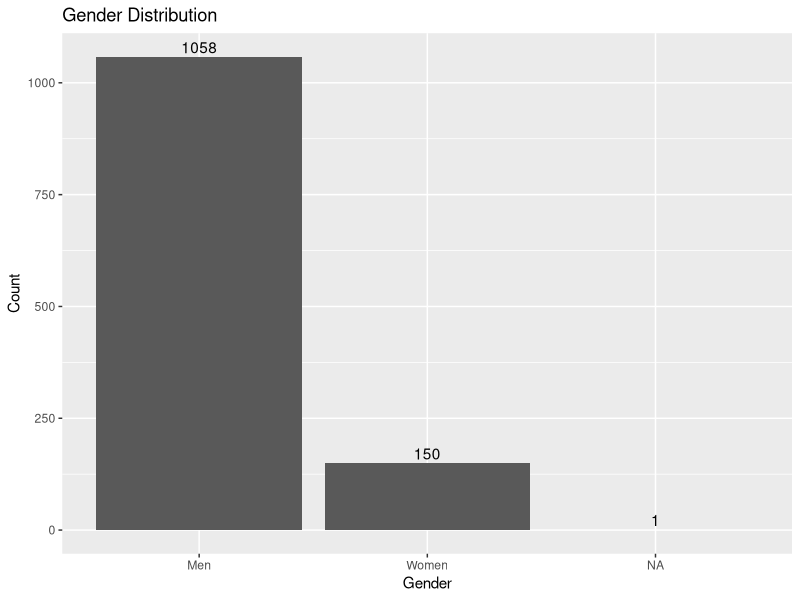
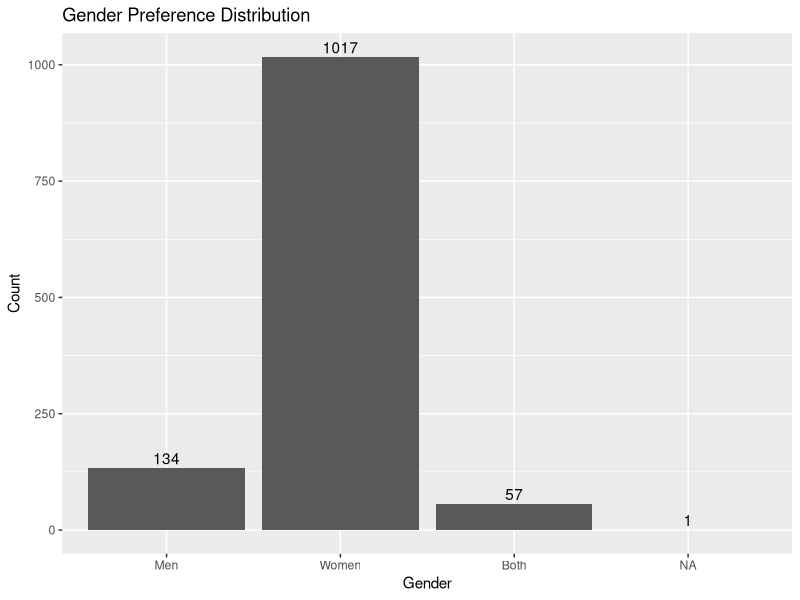
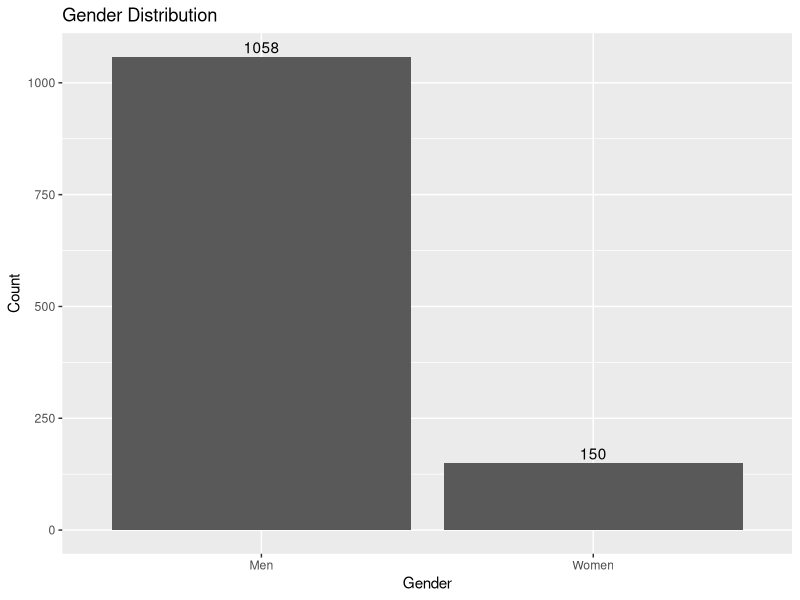
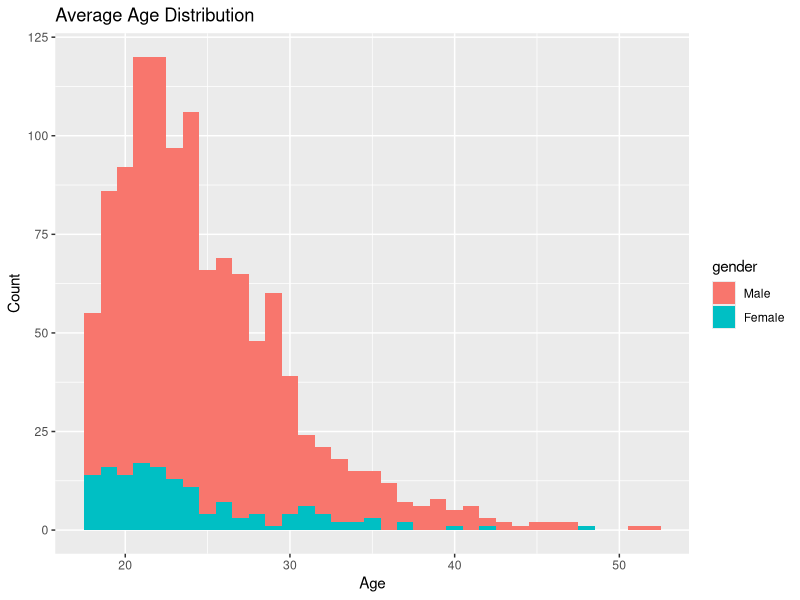
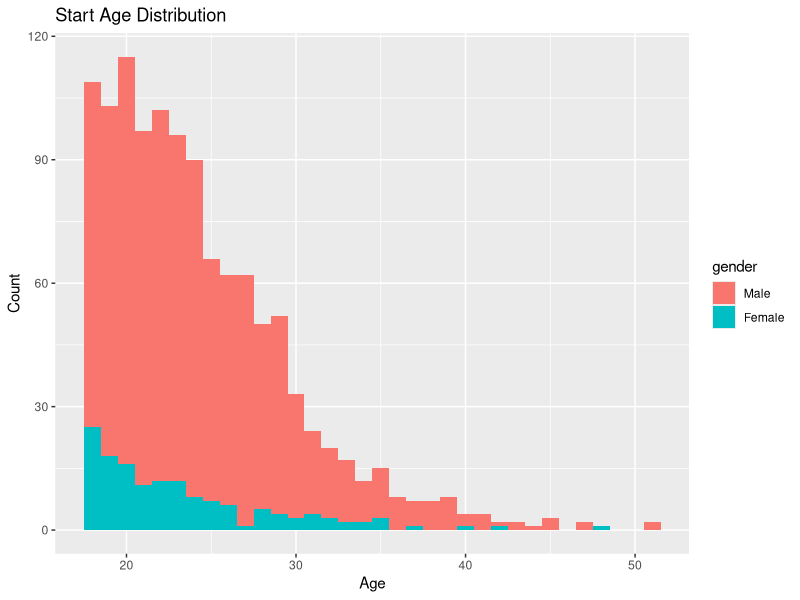
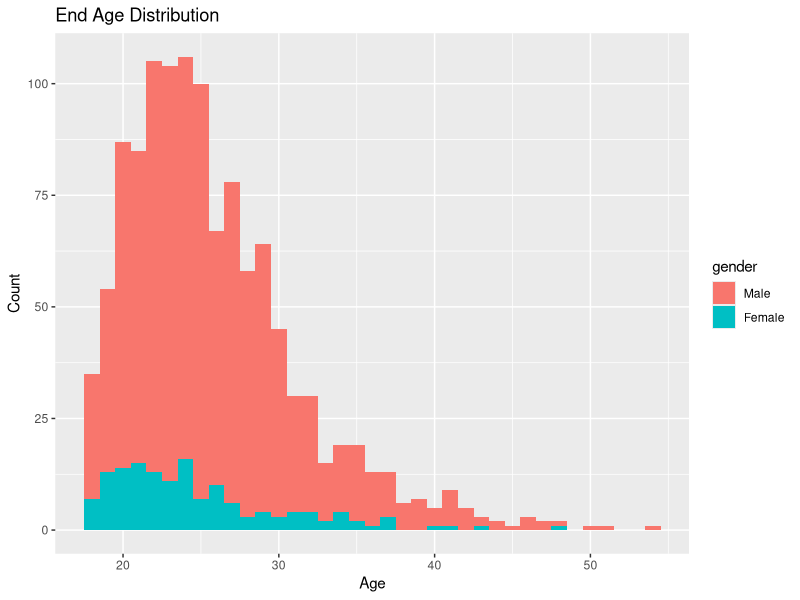
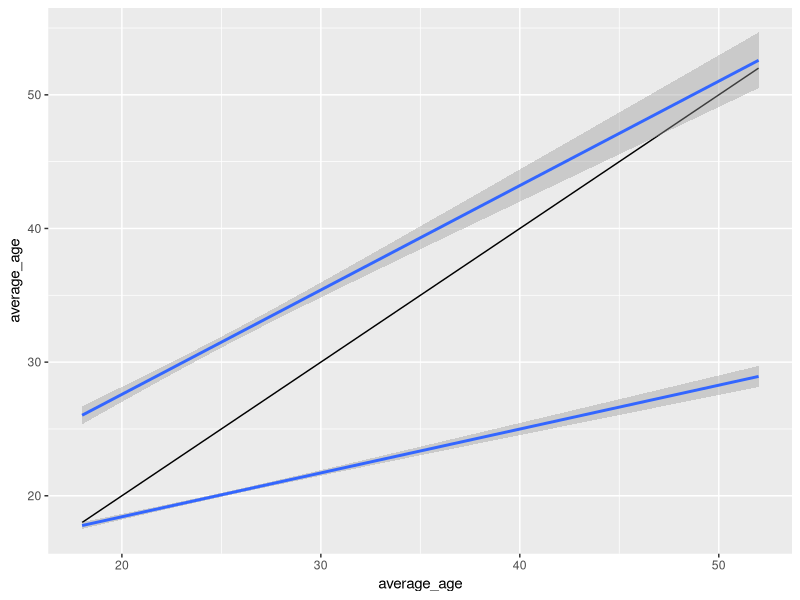
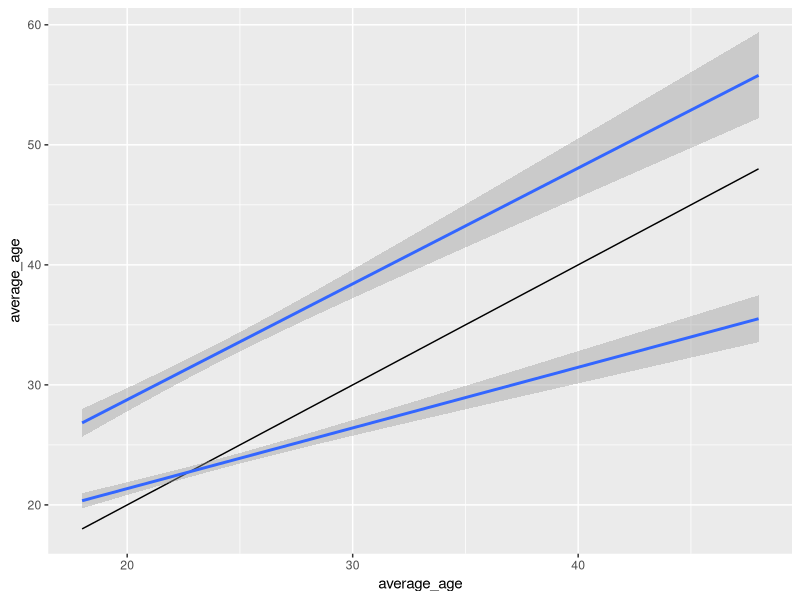

These charts were generated, in order, by the following R code:
## ---- chunk 1
library(tidyverse)
## ---- chunk 2
df <- read_csv("phase_1_raw.csv")
## ---- chunk 3
colnames(df)
## ---- chunk 4
df$gender <- factor(df$gender)
## ---- chunk 5
ggplot(df) +
  geom_bar(aes(x = gender)) + 
  labs(x = "Gender", y = "Count", title = "Gender Distribution") +
  scale_x_discrete(labels = c("0" = "Men", "1" = "Women")) + 
  geom_text(stat='count', aes(x = gender, label=..count..), vjust=-0.3)
## ---- chunk 6
df$interested_in <- factor(df$interested_in)
## ---- chunk 7
ggplot(df) +
  geom_bar(aes(x = interested_in)) + 
  labs(x = "Gender", y = "Count", title = "Gender Preference Distribution") +
  scale_x_discrete(labels = c("0" = "Men", "1" = "Women", "2" = "Both")) + 
  geom_text(stat='count', aes(x = interested_in, label=..count..), vjust=-0.3)
## ---- chunk 8
df <- filter(df, !is.na(gender))
## ---- chunk 9
ggplot(df) +
  geom_bar(aes(x = gender)) + 
  labs(x = "Gender", y = "Count", title = "Gender Distribution") +
  scale_x_discrete(labels = c("0" = "Men", "1" = "Women")) + 
  geom_text(stat='count', aes(x = gender, label=..count..), vjust=-0.3)
## ---- chunk 10
df <- df %>%
  mutate(start_age = as.Date(df$created_date) - birthday) %>%
  mutate(start_age = as.integer(start_age / 365.25)) %>%
  mutate(end_age = as.integer(start_age+days_active / 365.25)) %>%
  mutate(average_age = as.integer((start_age+end_age)/2))
## ---- chunk 11
df <- filter(df, start_age >= 18 & start_age <= 51)
## ---- chunk 12
ggplot(df) +
  geom_histogram(aes(x = average_age, fill = gender), binwidth = 1) +
  labs(x = "Age", y = "Count", title = "Average Age Distribution") + 
  scale_fill_discrete(labels=c('Male', 'Female'))
## ---- chunk 13
ggplot(df) +
  geom_histogram(aes(x = start_age, fill = gender), binwidth = 1) +
  labs(x = "Age", y = "Count", title = "Start Age Distribution") + 
  scale_fill_discrete(labels=c('Male', 'Female'))
## ---- chunk 14
ggplot(df) +
  geom_histogram(aes(x = end_age, fill = gender), binwidth = 1) +
  labs(x = "Age", y = "Count", title = "End Age Distribution") + 
  scale_fill_discrete(labels=c('Male', 'Female'))
## ---- chunk 15
df %>%
  filter(gender == 0) %>%
  mutate(age_filter_max = ifelse(age_filter_max >= 80, NA, age_filter_max)) %>%
  ggplot() + 
  geom_line(aes(x = average_age, y = average_age)) +
  geom_smooth(aes(x = average_age, y = age_filter_min), method='lm', formula= y~x) + 
  geom_smooth(aes(x = average_age, y = age_filter_max), method='lm', formula= y~x)
## ---- chunk 16
df %>%
  filter(gender == 1) %>%
  mutate(age_filter_max = ifelse(age_filter_max >= 80, NA, age_filter_max)) %>%
  ggplot() + 
  geom_line(aes(x = average_age, y = average_age)) +
  geom_smooth(aes(x = average_age, y = age_filter_min), method='lm', formula= y~x) + 
  geom_smooth(aes(x = average_age, y = age_filter_max), method='lm', formula= y~x)
## ---- chunk 17
df <- df %>%
  mutate(match_p = agr_total_matches/(agr_total_likes+agr_total_matches))
## ---- chunk 18
ggplot(df) +
  geom_boxplot(aes(x = gender, y = match_p)) +
  scale_y_continuous(limits = c(0, 0.5)) +
  labs(x = "Gender", y = "Match Probability", title = "Match Probability") +
  scale_x_discrete(labels = c("0" = "Men", "1" = "Women"))
## ---- chunk 19
ggplot(df) +
  geom_violin(aes(x = gender, y = match_p)) +
  scale_y_continuous(limits = c(0, 0.5)) +
  labs(x = "Gender", y = "Match Probability", title = "Match Probability") +
  scale_x_discrete(labels = c("0" = "Men", "1" = "Women"))
## ---- chunk 20
df <- df %>%
  mutate(likes_p = agr_total_likes/(agr_total_likes+agr_total_passes))
## ---- chunk 21
ggplot(df) +
  geom_boxplot(aes(x = gender, y = likes_p)) +
  labs(x = "Gender", y = "Like Percentage", title = "Like Percentage") +
  scale_x_discrete(labels = c("0" = "Men", "1" = "Women"))
## ---- chunk 22
ggplot(df) +
  geom_violin(aes(x = gender, y = likes_p)) +
  labs(x = "Gender", y = "Like Percentage", title = "Like Percentage") +
  scale_x_discrete(labels = c("0" = "Men", "1" = "Women"))
## ---- chunk 23
filter(df, gender == 0) %>%
  ggplot() +
  geom_smooth(aes(x = average_age, y = match_p))
## ---- chunk 24
filter(df, gender == 1) %>% 
  ggplot() +
  geom_smooth(aes(x = average_age, y = match_p), color = "red")
## ---- chunk 25
filter(df, gender == 0) %>%
ggplot() +
  geom_smooth(aes(x = average_age, y = likes_p))
## ---- chunk 26
filter(df, gender == 1) %>%
ggplot() +
  geom_smooth(aes(x = average_age, y = likes_p), color = "red")
## ---- chunk 27
ggplot(df, aes(x = days_active, y = agr_total_app_opens)) +
  geom_point() +
  geom_smooth(se = FALSE)
## ---- chunk 28
ggplot(df, aes(x = days_active, y = match_p)) +
  geom_point() +
  geom_smooth(se = FALSE)
## ---- chunk 29
ggplot(df, aes(x = days_active, y = likes_p)) +
  geom_point() +
  geom_smooth(se = FALSE)
## ---- chunk 30
ggplot(df, aes(x = agr_total_app_opens, y = match_p)) +
  geom_point() +
  geom_smooth(method = "lm", se = FALSE) +
  labs(title = "Scatter Plot with Regression Line")
## ---- chunk 31
ggplot(df, aes(x = agr_total_app_opens, y =likes_p)) +
  geom_point() +
  geom_smooth(method = "lm", se = FALSE) +
  labs(title = "Scatter Plot with Regression Line")
## ---- chunk 32
df <- df %>%
  mutate(sent_recieved_ratio = agr_total_messages_sent/agr_total_messages_recieved)
## ---- chunk 33
ggplot(df) +
  geom_boxplot(aes(x = gender, y = sent_recieved_ratio)) + 
  scale_y_continuous(limits = c(0,2))
## ---- chunk 34
ggplot(df) +
  geom_violin(aes(x = gender, y = sent_recieved_ratio)) + 
  scale_y_continuous(limits = c(0,2))
## ---- chunk 35
ggplot(df, aes(x = match_p, y = sent_recieved_ratio)) +
  geom_smooth(method='lm', formula= y~x) +
  scale_y_continuous(limits = c(0,2))
## ---- chunk 36
filter(df, gender == 0) %>%
ggplot(aes(x = match_p, y = sent_recieved_ratio)) +
  geom_smooth(method='lm', formula= y~x) +
  scale_y_continuous(limits = c(0,2))
## ---- chunk 37
filter(df, gender == 1) %>%
ggplot(aes(x = match_p, y = sent_recieved_ratio)) +
  geom_smooth(method='lm', formula= y~x, color = "red") +
  scale_y_continuous(limits = c(0,2))
## ---- chunk 38
ggplot(df, aes(x = likes_p, y = sent_recieved_ratio)) +
  geom_smooth(method='lm', formula= y~x) +
  scale_y_continuous(limits = c(0,2))
## ---- chunk 39
filter(df, gender == 0) %>%
ggplot(aes(x = likes_p, y = sent_recieved_ratio)) +
  geom_smooth(method='lm', formula= y~x) +
  scale_y_continuous(limits = c(0,2))
## ---- chunk 40
filter(df, gender == 1) %>%
ggplot(aes(x = likes_p, y = sent_recieved_ratio)) +
  geom_smooth(method='lm', formula= y~x) +
  scale_y_continuous(limits = c(0,2))
## ---- chunk 41
df <- mutate(df, conversation_match_ratio = number_of_conversations/agr_total_matches)
## ---- chunk 42
ggplot(df) +
  geom_boxplot(aes(x = gender, y = conversation_match_ratio)) +
  scale_y_continuous(limits = c(0,2))
## ---- chunk 43
ggplot(df, aes(x = match_p, y = conversation_match_ratio)) +
  geom_smooth(method = "lm", formula= y~x)
## ---- chunk 44
df <- mutate(df, one_message_p = number_of_one_message_conversations/number_of_conversations)
## ---- chunk 45
ggplot(df) +
  geom_boxplot(aes(x = gender, y = one_message_p))
## ---- chunk 46
ggplot(df, aes(x = match_p, y = conversation_match_ratio)) +
  geom_smooth(method = "lm", formula= y~x)
## ---- chunk 47
ggplot(df) +
  geom_violin(aes(x = gender, y = one_message_p))
## ---- chunk 48
ggplot(df, aes(x = match_p, y = one_message_p)) +
  geom_smooth(method = "lm", formula= y~x) +
  scale_y_continuous(limits = c(0,0.5))
## ---- chunk 49
filter(df, gender == 1) %>%
  ggplot(aes(x = match_p, y = one_message_p)) +
  geom_smooth(method = "lm", formula= y~x) +
  scale_y_continuous(limits = c(0,0.5))
## ---- chunk 50
filter(df, gender == 0) %>%
  ggplot(aes(x = match_p, y = one_message_p)) +
  geom_smooth(method = "lm", formula= y~x) +
  scale_y_continuous(limits = c(0,0.5))
## ---- chunk 51
ggplot(df, aes(x = likes_p, y = one_message_p)) +
  geom_smooth(method = "lm", formula= y~x) +
  scale_y_continuous(limits = c(0,0.5))
## ---- chunk 52
filter(df, gender == 0) %>%
  ggplot(aes(x = likes_p, y = one_message_p)) +
  geom_smooth(method = "lm", formula= y~x) +
  scale_y_continuous(limits = c(0,0.5))
## ---- chunk 53
filter(df, gender == 1) %>%
  ggplot(aes(x = likes_p, y = one_message_p)) +
  geom_smooth(method = "lm", formula= y~x) +
  scale_y_continuous(limits = c(0,0.5))
## ---- chunk 54
ggplot(df, aes(x = average_age, y = average_conversation_length)) +
  geom_smooth() +
  geom_point() +
  scale_y_continuous(limits = c(0,20))
## ---- chunk 55
ggplot(df) + 
  geom_boxplot(aes(x = gender, y = average_conversation_length)) +
  scale_y_continuous(limits = c(0, 50))
## ---- chunk 56
ggplot(df) + 
  geom_violin(aes(x = gender, y = average_conversation_length)) +
  scale_y_continuous(limits = c(0, 50))
## ---- chunk 57
ggplot(df, aes(x = match_p, y = average_conversation_length)) +
  geom_smooth(method = "lm", formula= y~x)
## ---- chunk 58
filter(df, gender == 0) %>%
ggplot(aes(x = match_p, y = average_conversation_length)) +
  geom_smooth(method = "lm", formula= y~x)
## ---- chunk 59
filter(df, gender == 1) %>%
ggplot(aes(x = match_p, y = average_conversation_length)) +
  geom_smooth(method = "lm", formula= y~x)
## ---- chunk 60
ggplot(df, aes(x = likes_p, y = average_conversation_length)) +
  geom_smooth(method = "lm", formula= y~x)
## ---- chunk 61
filter(df, gender == 0) %>%
  ggplot(aes(x = likes_p, y = average_conversation_length)) +
  geom_smooth(method = "lm", formula= y~x)
## ---- chunk 62
filter(df, gender == 1) %>%
  ggplot(aes(x = match_p, y = average_conversation_length)) +
  geom_smooth(method = "lm", formula= y~x)
## ---- chunk 63
ggplot(df) + 
  geom_boxplot(aes(x = gender, y = average_conversation_length_days)) +
  scale_y_continuous(limits = c(0, 10))
## ---- chunk 64
ggplot(df) + 
  geom_violin(aes(x = gender, y = average_conversation_length_days)) +
  scale_y_continuous(limits = c(0, 50))
## ---- chunk 65
ggplot(df, aes(x = match_p, y = average_conversation_length_days)) +
  geom_smooth(method = "lm", formula= y~x)
## ---- chunk 66
filter(df, gender == 0) %>%
ggplot(aes(x = match_p, y = average_conversation_length_days)) +
  geom_smooth(method = "lm", formula= y~x)
## ---- chunk 67
filter(df, gender == 1) %>%
ggplot(aes(x = match_p, y = average_conversation_length_days)) +
  geom_smooth(method = "lm", formula= y~x) 
## ---- chunk 68
ggplot(df, aes(x = likes_p, y = average_conversation_length_days)) +
  geom_smooth(method = "lm", formula= y~x)
## ---- chunk 69
filter(df, gender == 0) %>%
  ggplot(aes(x = likes_p, y = average_conversation_length_days)) +
  geom_smooth(method = "lm", formula= y~x)
## ---- chunk 70
filter(df, gender == 1) %>%
  ggplot(aes(x = match_p, y = average_conversation_length_days)) +
  geom_smooth(method = "lm", formula= y~x)
## ---- chunk 71
df <- mutate(df, ghosting_p = ghostings_after_initial_message/number_of_conversations)
## ---- chunk 72
ggplot(df) +
  geom_boxplot(aes(x = gender, y = ghosting_p))
## ---- chunk 73
ggplot(df) +
  geom_violin(aes(x = gender, y = ghosting_p))
## ---- chunk 74
ggplot(df, aes(x = match_p, y = ghosting_p)) +
  geom_smooth(method = "lm", formula= y~x)
## ---- chunk 75
filter(df, gender == 0) %>%
  ggplot(aes(x = match_p, y = ghosting_p)) +
  geom_smooth(method = "lm", formula= y~x)
## ---- chunk 76
filter(df, gender == 1) %>%
  ggplot(aes(x = match_p, y = ghosting_p)) +
  geom_smooth(method = "lm", formula= y~x)
## ---- chunk 77
jobs_list <- unique(df$job)
## ---- chunk 78
df <- df %>%
  mutate(
    job_category = case_when(
      grepl("Firefighter|Security Officer|Police", job, ignore.case = TRUE) ~ "Emergency & Protective Services",
      grepl("Engineer|Architect|Developer|Designer|Technician|Informatikstudent|Software", job, ignore.case = TRUE) ~ "Tech, Engineering & Design",
      grepl("Consultant|Manager|Entrepreneur|Business|Operations|Trader|Marketing|Sales|Owner|Investor", job, ignore.case = TRUE) ~ "Business & Finance",
      grepl("Student|Intern|Research|PhD|Academic", job, ignore.case = TRUE) ~ "Academic & Intern",
      grepl("Barista|Server|Pizza Maker|Cook", job, ignore.case = TRUE) ~ "Food Service",
      grepl("Media Analyst|Video Editor|Motion Designer|Content marketing consultant|Photographer", job, ignore.case = TRUE) ~ "Media, Arts & Entertainment",
      grepl("Analyst|Data|IT|Quant|Computer", job, ignore.case = TRUE) ~ "Data & IT",
      grepl("Teacher|Educator|Instructor|Tutor|Lecturer|Speech pathologist", job, ignore.case = TRUE) ~ "Education & Instruction",
      grepl("Medical|Physician|Dental|Healthcare|Nurse", job, ignore.case = TRUE) ~ "Healthcare",
      is.na(job) ~ "None",
      TRUE ~ "Other"
    )
  )
## ---- chunk 79
df %>%
  filter(gender == 0) %>%
  group_by(job_category) %>%
  summarise(match_p = mean(match_p, na.rm = TRUE), count = n()) %>%
  ggplot(aes(x = job_category, y = match_p)) +
  geom_col() +
  geom_text(aes(label = count), vjust = -0.5)
## ---- chunk 80
df %>%
  filter(gender == 1) %>%
  group_by(job_category) %>%
  summarise(match_p = mean(match_p, na.rm = TRUE), count = n()) %>%
  ggplot(aes(x = job_category, y = match_p)) +
  geom_col() +
  geom_text(aes(label = count), vjust = -0.5)

## ---- chunk 81
library(forcats)

mapping <- list(
  "Africa" = c("Morocco", "South Africa", "Réunion", "Canarias"),
  "Asia" = c("Israel", "Seoul", "Japan", "Taiwan", "Turkey", "Gujarat", "Andhra Pradesh", "Russia", "United Arab Emirates", "Singapore", "北京市", "Jilin", "Seoul", "Incheon", "Hong Kong SAR, China", "Thailand", "Federal Territory of Kuala Lumpur"),
  "Europe" = c("United Kingdom", "Türkiye", "Norway", "Ireland", "Finland", "England", "Baden-Württemberg", "Niedersachsen", "Nordrhein-Westfalen", "Hessen", "Sachsen", "Bayern", "Schleswig-Holstein", "Rheinland-Pfalz", "Małopolskie", "Dolnośląskie", "Mazowieckie", "Slovakia", "België", "Flanders", "Cluj County", "Județul Iași", "Iași County", "Județul Sibiu", "Stockholm", "Sverige", "Hallands län", "Jönköpings län", "Zuid-Holland", "North Holland", "Gelderland", "Hovedstaden", "Danmark", "Nordjylland", "Grand Est", "Auvergne-Rhône-Alpes", "Lithuania", "Ukraine", "Österreich", "Tyrol", "Schweiz", "Vaud", "Zürich", "Aargau", "Portugal", "Athens", "España", "Catalonia", "País Vasco", "Comunidad de Madrid", "Italia", "Lazio", "Veneto", "Friuli-Venezia Giulia", "Piemonte", "Lombardy", "Česko", "Hlavní město Praha", "Česká republika", "Luxembourg", "Magyarország", "Беларусь", "Latvia", "Scotland", "Zagreb", "Suomi", "Styria", "Эстония", "Belgique", "Slovensko", "Berlin", "Provence-Alpes-Côte d'Azur"),
  "North America" = c("SD", "NY", "VA", "DC", "CA", "Washington", "PR", "TX", "Nevada", "Hawaii", "Florida", "Oklahoma", "Pennsylvania", "Ohio", "Missouri", "North Carolina", "Alabama", "Wisconsin", "Georgia", "Indiana", "Mississippi", "Arkansas", "Vermont", "Montana", "Louisiana", "Maine", "Connecticut", "Rhode Island", "New Jersey", "Michigan", "Illinois", "New York", "Oregon", "Kansas", "Maryland", "Massachusetts", "Colorado", "New Hampshire", "Arizona", "South Dakota", "District of Columbia", "Alberta", "British Columbia", "Ontario", "Québec", "CDMX", "Jalisco", "Yucatán", "Guatemala", "BC", "Utah"),
  "South America" = c("Rio Grande do Sul", "Minas Gerais", "Rio de Janeiro", "Santa Catarina", "Pernambuco", "Argentina", "Nariño", "Montevideo Department", "Brasil"),
  "Oceania" = c("New South Wales", "Victoria", "Western Australia", "Queensland", "Australian Capital Territory", "New Zealand"),
  "Unidentified" = c("NA", "Re")
)

df <- df %>%
  mutate(continent = case_when(
    country %in% mapping$`Africa` ~ "Africa",
    country %in% mapping$`Asia` ~ "Asia",
    country %in% mapping$`Europe` ~ "Europe",
    country %in% mapping$`North America` ~ "North America",
    country %in% mapping$`South America` ~ "South America",
    country %in% mapping$`Oceania` ~ "Oceania",
    TRUE ~ "Unidentified"
  ))
## ---- chunk 82
select(df, country, continent)
## ---- chunk 83
df %>%
  filter(gender == 0) %>%
  group_by(continent) %>%
  summarise(match_p = mean(match_p, na.rm = TRUE), count = n()) %>%
  ggplot(aes(x = continent, y = match_p)) +
  geom_col() +
  geom_text(aes(label = count), vjust = -0.5)
## ---- chunk 84
df %>%
  filter(gender == 1) %>%
  group_by(continent) %>%
  summarise(match_p = mean(match_p, na.rm = TRUE), count = n()) %>%
  ggplot(aes(x = continent, y = match_p)) +
  geom_col() +
  geom_text(aes(label = count), vjust = -0.5)
## ---- chunk 85
df %>%
  filter(gender == 0) %>%
  mutate(match_pc = percent_rank(match_p)) %>%
  mutate(match_pc_group = cut(match_pc, breaks = seq(0, 1, by = 0.10))) %>%
  group_by(match_pc_group) %>%
  summarise(average_match_p = median(match_p), count = n()) %>%
  ggplot(aes(x = match_pc_group, y = average_match_p)) +
  geom_col() +
  geom_text(aes(label = count), vjust = -0.5)
## ---- chunk 86
df %>%
  filter(gender == 1) %>%
  mutate(match_pc = percent_rank(match_p)) %>%
  mutate(match_pc_group = cut(match_pc, breaks = seq(0, 1, by = 0.10))) %>%
  group_by(match_pc_group) %>%
  summarise(average_match_p = median(match_p), count = n()) %>%
  ggplot(aes(x = match_pc_group, y = average_match_p)) +
  geom_col() +
  geom_text(aes(label = count), vjust = -0.5)
## ---- chunk 87
df_gender_m <- df %>%
  filter(gender == 0) %>%
  mutate(
    match_pc_m = percent_rank(match_p),
    match_pc_group_m = cut(match_pc_m, breaks = seq(0, 1, by = 0.10))
  )

df <- df %>%
  left_join(df_gender_m[, c("id","match_pc_m", "match_pc_group_m")], by = "id")
## ---- chunk 88
df_gender_f <- df %>%
  filter(gender == 1) %>%
  mutate(
    match_pc_f= percent_rank(match_p),
    match_pc_group_f = cut(match_pc_f, breaks = seq(0, 1, by = 0.10))
  )

df <- df %>%
  left_join(df_gender_f[, c("id","match_pc_f", "match_pc_group_f")], by = "id")
## ---- chunk 89
df
## ---- chunk 90
write.csv(df, "phase_1_export.csv", row.names=FALSE)
